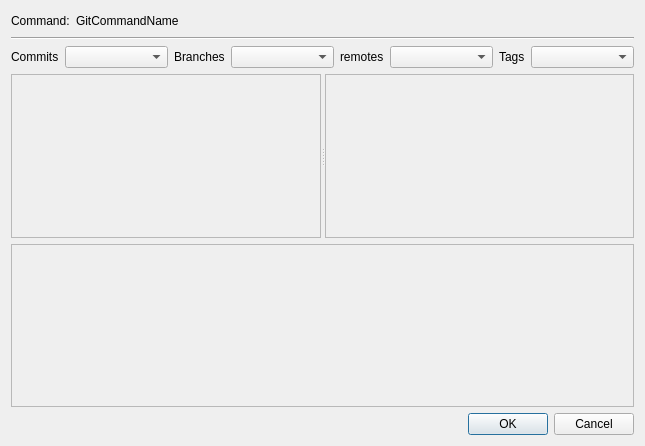
<ui version="4.0" >
 <class>guifyCommandDialog</class>
 <widget class="QDialog" name="guifyCommandDialog" >
  <property name="geometry" >
   <rect>
    <x>0</x>
    <y>0</y>
    <width>645</width>
    <height>446</height>
   </rect>
  </property>
  <property name="windowTitle" >
   <string>Dialog</string>
  </property>
  <layout class="QVBoxLayout" name="verticalLayout" >
   <item>
    <layout class="QHBoxLayout" name="horizontalLayout" >
     <item>
      <widget class="QLabel" name="label" >
       <property name="text" >
        <string>Command:</string>
       </property>
      </widget>
     </item>
     <item>
      <widget class="QLabel" name="gitCommandName" >
       <property name="text" >
        <string>GitCommandName</string>
       </property>
      </widget>
     </item>
     <item>
      <spacer name="horizontalSpacer" >
       <property name="orientation" >
        <enum>Qt::Horizontal</enum>
       </property>
       <property name="sizeHint" stdset="0" >
        <size>
         <width>40</width>
         <height>20</height>
        </size>
       </property>
      </spacer>
     </item>
    </layout>
   </item>
   <item>
    <widget class="Line" name="line" >
     <property name="orientation" >
      <enum>Qt::Horizontal</enum>
     </property>
    </widget>
   </item>
   <item>
    <layout class="QHBoxLayout" name="horizontalLayout_2" >
     <item>
      <widget class="QLabel" name="label_2" >
       <property name="text" >
        <string>Commits</string>
       </property>
      </widget>
     </item>
     <item>
      <widget class="QComboBox" name="commitsComboBox" >
       <property name="sizePolicy" >
        <sizepolicy vsizetype="Fixed" hsizetype="Expanding" >
         <horstretch>0</horstretch>
         <verstretch>0</verstretch>
        </sizepolicy>
       </property>
      </widget>
     </item>
     <item>
      <widget class="QLabel" name="label_3" >
       <property name="text" >
        <string>Branches</string>
       </property>
      </widget>
     </item>
     <item>
      <widget class="QComboBox" name="branchesComboBox" >
       <property name="sizePolicy" >
        <sizepolicy vsizetype="Fixed" hsizetype="Expanding" >
         <horstretch>0</horstretch>
         <verstretch>0</verstretch>
        </sizepolicy>
       </property>
      </widget>
     </item>
     <item>
      <widget class="QLabel" name="label_5" >
       <property name="text" >
        <string>remotes</string>
       </property>
      </widget>
     </item>
     <item>
      <widget class="QComboBox" name="remotesComboBox" >
       <property name="sizePolicy" >
        <sizepolicy vsizetype="Fixed" hsizetype="Expanding" >
         <horstretch>0</horstretch>
         <verstretch>0</verstretch>
        </sizepolicy>
       </property>
      </widget>
     </item>
     <item>
      <widget class="QLabel" name="label_4" >
       <property name="text" >
        <string>Tags</string>
       </property>
      </widget>
     </item>
     <item>
      <widget class="QComboBox" name="tagsComboBox" >
       <property name="sizePolicy" >
        <sizepolicy vsizetype="Fixed" hsizetype="Expanding" >
         <horstretch>0</horstretch>
         <verstretch>0</verstretch>
        </sizepolicy>
       </property>
      </widget>
     </item>
    </layout>
   </item>
   <item>
    <widget class="QSplitter" name="splitter" >
     <property name="sizePolicy" >
      <sizepolicy vsizetype="Expanding" hsizetype="Expanding" >
       <horstretch>0</horstretch>
       <verstretch>0</verstretch>
      </sizepolicy>
     </property>
     <property name="orientation" >
      <enum>Qt::Horizontal</enum>
     </property>
     <widget class="QFrame" name="boolOptionsFrame" >
      <property name="frameShape" >
       <enum>QFrame::StyledPanel</enum>
      </property>
      <property name="frameShadow" >
       <enum>QFrame::Raised</enum>
      </property>
      <layout class="QVBoxLayout" name="verticalLayout_3" >
       <item>
        <layout class="QGridLayout" name="boolOptionsLayout" />
       </item>
      </layout>
     </widget>
     <widget class="QFrame" name="textInputOptionsFrame_2" >
      <property name="frameShape" >
       <enum>QFrame::StyledPanel</enum>
      </property>
      <property name="frameShadow" >
       <enum>QFrame::Raised</enum>
      </property>
      <layout class="QVBoxLayout" name="verticalLayout_4" >
       <item>
        <layout class="QGridLayout" name="textArgOptionsLayout" />
       </item>
      </layout>
     </widget>
    </widget>
   </item>
   <item>
    <widget class="QFrame" name="commandArgs" >
     <property name="sizePolicy" >
      <sizepolicy vsizetype="Expanding" hsizetype="Preferred" >
       <horstretch>0</horstretch>
       <verstretch>0</verstretch>
      </sizepolicy>
     </property>
     <property name="frameShape" >
      <enum>QFrame::StyledPanel</enum>
     </property>
     <property name="frameShadow" >
      <enum>QFrame::Raised</enum>
     </property>
     <layout class="QVBoxLayout" name="verticalLayout_6" >
      <item>
       <layout class="QGridLayout" name="commandArgsLayout" />
      </item>
     </layout>
    </widget>
   </item>
   <item>
    <widget class="QDialogButtonBox" name="buttonBox" >
     <property name="standardButtons" >
      <set>QDialogButtonBox::Cancel|QDialogButtonBox::Ok</set>
     </property>
    </widget>
   </item>
  </layout>
 </widget>
 <resources/>
 <connections>
  <connection>
   <sender>buttonBox</sender>
   <signal>accepted()</signal>
   <receiver>guifyCommandDialog</receiver>
   <slot>accept()</slot>
   <hints>
    <hint type="sourcelabel" >
     <x>336</x>
     <y>280</y>
    </hint>
    <hint type="destinationlabel" >
     <x>326</x>
     <y>343</y>
    </hint>
   </hints>
  </connection>
  <connection>
   <sender>buttonBox</sender>
   <signal>rejected()</signal>
   <receiver>guifyCommandDialog</receiver>
   <slot>reject()</slot>
   <hints>
    <hint type="sourcelabel" >
     <x>277</x>
     <y>275</y>
    </hint>
    <hint type="destinationlabel" >
     <x>244</x>
     <y>339</y>
    </hint>
   </hints>
  </connection>
 </connections>
</ui>
